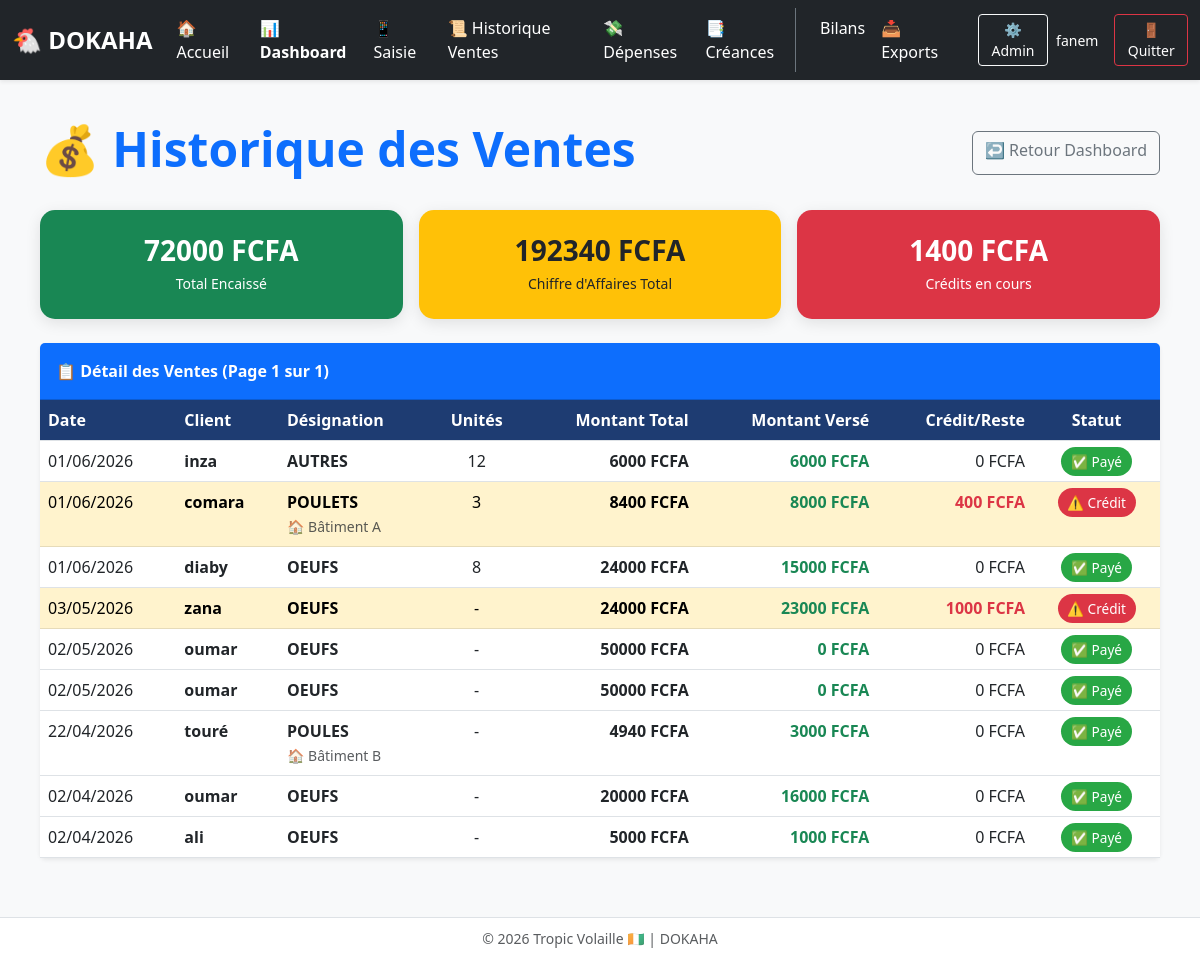
Before: /ventes/ (signed in) with the older database file.
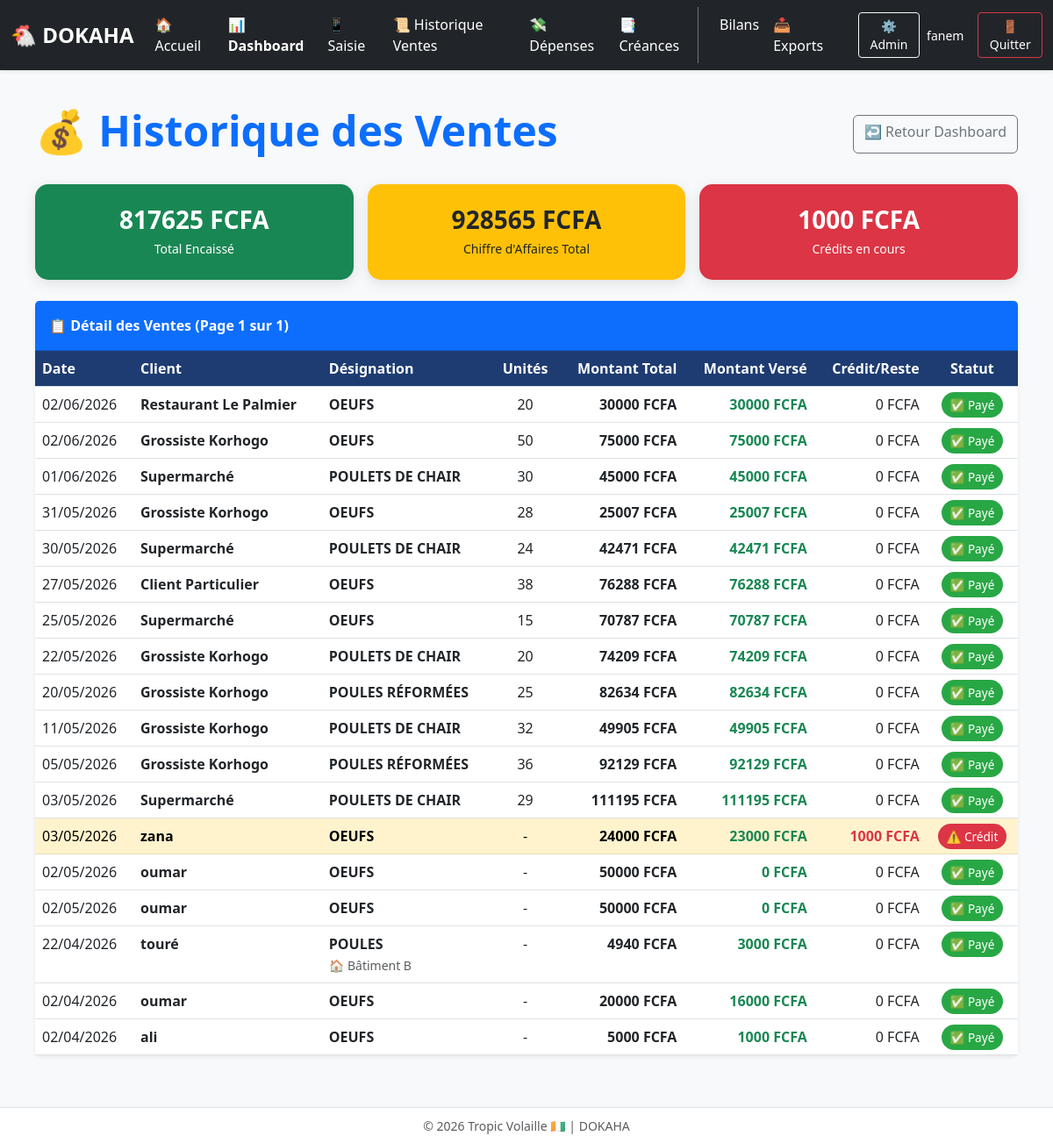
After: the same page with the newer database file.
### gestion/models.py (models this page shows, shortened)
class Vente(models.Model):
    poulailler = models.ForeignKey(Poulailler, on_delete=models.SET_NULL, null=True, blank=True, verbose_name="Bâtiment")
    date = models.DateField(verbose_name="Date")
    client = models.CharField(max_length=100, blank=True, null=True, verbose_name="Client")
    type_vente = models.CharField(
        max_length=20,
        choices=[('oeufs', '🥚 Œufs'), ('poules', '🐔 Poules'), ('autres', '📦 Autres')],
        default='oeufs'
    )
    plateaux = models.IntegerField(default=0)
    unites = models.IntegerField(default=0)
    prix_plateau = models.DecimalField(max_digits=10, decimal_places=2, default=0)
    montant_total = models.DecimalField(max_digits=10, decimal_places=2, default=0)
    paye = models.BooleanField(default=True)
    montant_paye = models.DecimalField(max_digits=10, decimal_places=2, default=0, verbose_name="Montant payé (FCFA)")
    montant_restant = models.DecimalField(max_digits=10, decimal_places=2, default=0, verbose_name="Reste à payer (FCFA)")
    mode_paiement = models.CharField(
        max_length=20,
        default='comptant',
        choices=[('comptant', '💵 Comptant'), ('credit', '📝 Crédit'), ('mobile', '📱 Mobile Money'), ('cheque', '🧾 Chèque')],
        verbose_name="Mode de paiement"
    )
    plateaux = models.IntegerField(default=0, verbose_name='Nombre de plateaux (30 œufs)')
    reste_oeufs = models.IntegerField(default=0, verbose_name='Œufs restants (0-29)')
    class Meta:
        verbose_name = "Vente"
        verbose_name_plural = "Ventes"
        ordering = ['-date']

class Poulailler(models.Model):
    nom = models.CharField(max_length=100, default="")
    effectif_initial = models.PositiveIntegerField(default=0)

### gestion/views.py (the view)
# urls.py: path('ventes/', views.historique_ventes, name='historique_ventes'),
@login_required
def historique_ventes(request):
    from django.core.paginator import Paginator
    from gestion.models import Vente
    ventes = Vente.objects.all().order_by('-date', '-id')
    paginator = Paginator(ventes, 50)  # 50 ventes par page
    page_number = request.GET.get('page')
    page_obj = paginator.get_page(page_number)
    total_ventes = ventes.aggregate(total=Sum('montant_total'))['total'] or 0
    total_paye = ventes.aggregate(total=Sum('montant_paye'))['total'] or 0
    total_reste = ventes.aggregate(total=Sum('montant_restant'))['total'] or 0
    context = {
        'page_obj': page_obj,
        'total_ventes': total_ventes,
        'total_paye': total_paye,
        'total_reste': total_reste,
    }
    return render(request, 'gestion/historique_ventes.html', context)

### gestion/templates/gestion/historique_ventes.html (shortened to what this page needs)
{% extends "gestion/base.html" %}
{% block content %}
<div class="container-fluid py-4 px-3 px-md-4">
  <div class="d-flex justify-content-between align-items-center mb-4">
    <h1 class="display-5 fw-bold text-primary">💰 Historique des Ventes</h1>
    <a href="/dashboard/" class="btn btn-outline-secondary">↩️ Retour Dashboard</a>
  </div>
  <div class="row g-3 mb-4">
    <div class="col-md-4">
      <div class="stats-card bg-success text-white">
        <h3 class="fw-bold mb-1">{{ total_paye|floatformat:0 }} FCFA</h3>
        <small>Total Encaissé</small>
      </div>
    </div>
    <div class="col-md-4">
      <div class="stats-card bg-warning text-dark">
        <h3 class="fw-bold mb-1">{{ total_ventes|floatformat:0 }} FCFA</h3>
        <small>Chiffre d'Affaires Total</small>
      </div>
    </div>
    <div class="col-md-4">
      <div class="stats-card bg-danger text-white">
        <h3 class="fw-bold mb-1">{{ total_reste|floatformat:0 }} FCFA</h3>
        <small>Crédits en cours</small>
      </div>
    </div>
  </div>
  <div class="card border-0 shadow-sm">
    <div class="card-header bg-primary text-white fw-bold py-3">
      📋 Détail des Ventes (Page {{ page_obj.number }} sur {{ page_obj.paginator.num_pages }})
    </div>
    <div class="table-responsive">
      <table class="table table-hover table-ventes mb-0">
        <thead>
          <tr>
            <th>Date</th>
            <th>Client</th>
            <th>Désignation</th>
            <th class="text-center">Unités</th>
            <th class="text-end">Montant Total</th>
            <th class="text-end">Montant Versé</th>
            <th class="text-end">Crédit/Reste</th>
            <th class="text-center">Statut</th>
          </tr>
        </thead>
        <tbody>
          {% for v in page_obj %}
          <tr class="{% if v.montant_restant > 0 %}table-warning{% endif %}">
            <td>{{ v.date|date:"d/m/Y" }}</td>
            <td class="fw-bold">{{ v.client }}</td>
            <td>
              <strong>{{ v.type_vente|upper }}</strong>
              {% if v.poulailler %}<br><small class="text-muted">🏠 {{ v.poulailler.nom }}</small>{% endif %}
            </td>
            <td class="text-center">{{ v.unites|default:"-" }}</td>
            <td class="text-end fw-bold">{{ v.montant_total|floatformat:0 }} FCFA</td>
            <td class="text-end text-success fw-bold">{{ v.montant_paye|floatformat:0 }} FCFA</td>
            <td class="text-end {% if v.montant_restant > 0 %}text-danger fw-bold{% endif %}">
              {{ v.montant_restant|floatformat:0 }} FCFA
            </td>
            <td class="text-center">
              {% if v.montant_restant > 0 %}
                <span class="badge-credit">⚠️ Crédit</span>
              {% else %}
                <span class="badge-payee">✅ Payé</span>
              {% endif %}
            </td>
          </tr>
          {% empty %}
          <tr><td colspan="8" class="text-center text-muted py-4">Aucune vente enregistrée</td></tr>
          {% endfor %}
        </tbody>
      </table>
    </div>
  </div>
</div>
{% endblock %}

### gestion/templates/gestion/base.html (shortened to what this page needs)
{% load static %}
<!DOCTYPE html>
<html lang="fr">
<head>
    <link href="https://cdn.jsdelivr.net/npm/bootstrap@5.3.0/dist/css/bootstrap.min.css" rel="stylesheet">
    <link rel="stylesheet" href="https://cdn.jsdelivr.net/npm/bootstrap-icons@1.11.0/font/bootstrap-icons.css">
</head>
<body>
<nav class="navbar navbar-expand-lg navbar-dark bg-dark shadow-sm py-2">
  <div class="container-fluid">
    <a class="navbar-brand fw-bold fs-4" href="/">🐔 DOKAHA</a>
    <div class="collapse navbar-collapse" id="mainNavbar">
      <ul class="navbar-nav me-auto mb-2 mb-lg-0">
        <li class="nav-item"><a class="nav-link" href="/">🏠 Accueil</a></li>
        <li class="nav-item"><a class="nav-link fw-bold text-warning" href="/dashboard/">📊 Dashboard</a></li>
        <li class="nav-item"><a class="nav-link" href="/terrain/">📱 Saisie</a></li>
        <li class="nav-item"><a class="nav-link" href="/vente/">📜 Historique Ventes</a></li>
        <li class="nav-item"><a class="nav-link" href="/depenses/">💸 Dépenses</a></li>
        <li class="nav-item"><a class="nav-link" href="/credits/">📑 Créances</a></li>
      </ul>
      <ul class="navbar-nav mb-2 mb-lg-0 border-start border-secondary ps-lg-3">
        <li class="nav-item"><a class="nav-link" href="/finance/"> Bilans</a></li>
        <li class="nav-item"><a class="nav-link" href="/finance/export-excel/">📥 Exports</a></li>
      </ul>
      <div class="d-flex align-items-center ms-lg-4">
        <a href="/admin/" class="btn btn-sm btn-outline-light me-2">⚙️ Admin</a>
        <span class="text-light small me-3 d-none d-md-inline">{{ user.username|default:"Fanem" }}</span>
        <a href="/logout/" class="btn btn-sm btn-outline-danger">🚪 Quitter</a>
      </div>
    </div>
  </div>
</nav>
<div class="container-fluid px-3 py-3">
    {% block content %}{% endblock %}
</div>
<footer class="fixed-bottom text-center text-muted py-2 bg-white border-top">
    <small>© {% now "Y" %} Tropic Volaille 🇨🇮 | DOKAHA</small>
</footer>
</body>
</html>

### gestion/templates/gestion/base.html (style rules this page uses)
:root { --primary:#0d6efd; --success:#198754; --danger:#dc3545; --warning:#ffc107; }
body { background:#f8f9fa; font-family:system-ui,-apple-system,sans-serif; padding-bottom:60px; }
.navbar-brand { font-weight:700; }
.nav-link { font-weight:500; padding:0.5rem 1rem; }
.btn { min-height:44px; }
.navbar a, .navbar span, .navbar .nav-link, .navbar .btn { color: #ffffff !important; }

### gestion/templates/gestion/historique_ventes.html (style rules this page uses)
.table-ventes th { background: #1e3c72; color: white; font-weight: 600; }
.badge-credit { background: #dc3545; color: white; padding: 0.3rem 0.6rem; border-radius: 50px; font-size: 0.85rem; }
.badge-payee { background: #28a745; color: white; padding: 0.3rem 0.6rem; border-radius: 50px; font-size: 0.85rem; }
.stats-card { border-radius: 15px; padding: 1.5rem; text-align: center; box-shadow: 0 4px 15px rgba(0,0,0,0.1); }

Changed rows visible on the page:
removed Vente: date "01/06/2026", client "inza", type_vente "AUTRES", unites "12", montant_total "6000", montant_paye "6000", montant_restant "0", shows "✅ Payé"
removed Vente: date "01/06/2026", client "comara", type_vente "POULETS", poulailler.nom "Bâtiment A", unites "3", montant_total "8400", montant_paye "8000", montant_restant "400", shows "⚠️ Crédit"
removed Vente: date "01/06/2026", client "diaby", type_vente "OEUFS", unites "8", montant_total "24000", montant_paye "15000", montant_restant "0", shows "✅ Payé"
added Vente: date "02/06/2026", client "Restaurant Le Palmier", type_vente "OEUFS", unites "20", montant_total "30000", montant_paye "30000", montant_restant "0", shows "✅ Payé"
added Vente: date "02/06/2026", client "Grossiste Korhogo", type_vente "OEUFS", unites "50", montant_total "75000", montant_paye "75000", montant_restant "0", shows "✅ Payé"
added Vente: date "01/06/2026", client "Supermarché", type_vente "POULETS DE CHAIR", unites "30", montant_total "45000", montant_paye "45000", montant_restant "0", shows "✅ Payé"
added Vente: date "31/05/2026", client "Grossiste Korhogo", type_vente "OEUFS", unites "28", montant_total "25007", montant_paye "25007", montant_restant "0", shows "✅ Payé"
added Vente: date "30/05/2026", client "Supermarché", type_vente "POULETS DE CHAIR", unites "24", montant_total "42471", montant_paye "42471", montant_restant "0", shows "✅ Payé"
added Vente: date "27/05/2026", client "Client Particulier", type_vente "OEUFS", unites "38", montant_total "76288", montant_paye "76288", montant_restant "0", shows "✅ Payé"
added Vente: date "25/05/2026", client "Supermarché", type_vente "OEUFS", unites "15", montant_total "70787", montant_paye "70787", montant_restant "0", shows "✅ Payé"
added Vente: date "22/05/2026", client "Grossiste Korhogo", type_vente "POULETS DE CHAIR", unites "20", montant_total "74209", montant_paye "74209", montant_restant "0", shows "✅ Payé"
added Vente: date "20/05/2026", client "Grossiste Korhogo", type_vente "POULES RÉFORMÉES", unites "25", montant_total "82634", montant_paye "82634", montant_restant "0", shows "✅ Payé"
added Vente: date "11/05/2026", client "Grossiste Korhogo", type_vente "POULETS DE CHAIR", unites "32", montant_total "49905", montant_paye "49905", montant_restant "0", shows "✅ Payé"
added Vente: date "05/05/2026", client "Grossiste Korhogo", type_vente "POULES RÉFORMÉES", unites "36", montant_total "92129", montant_paye "92129", montant_restant "0", shows "✅ Payé"
added Vente: date "03/05/2026", client "Supermarché", type_vente "POULETS DE CHAIR", unites "29", montant_total "111195", montant_paye "111195", montant_restant "0", shows "✅ Payé"
Other visible differences:
{{ total_paye|floatformat:0 }}: "72000" → "817625"
{{ total_ventes|floatformat:0 }}: "192340" → "928565"
{{ total_reste|floatformat:0 }}: "1400" → "1000"
